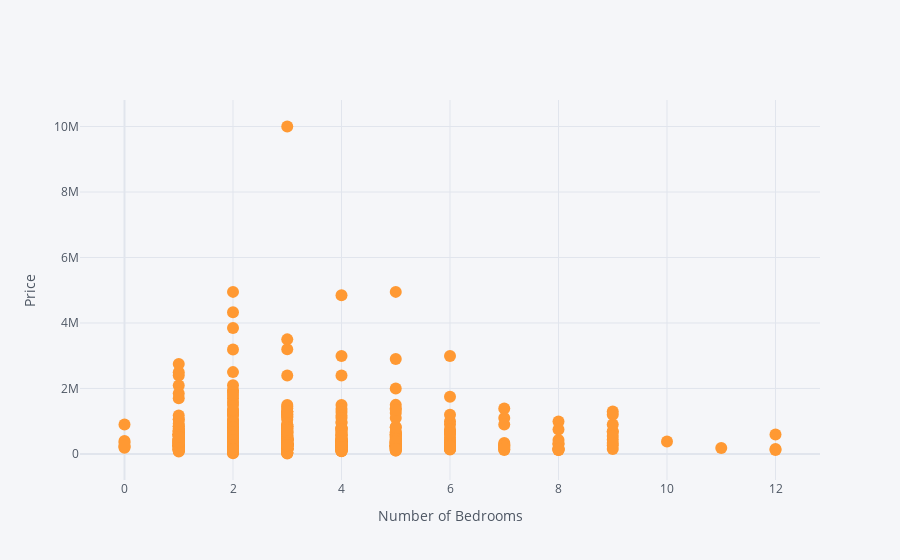

This figure's notebook cell:
### Code cell
df.iplot(kind = "scatter", x = "BdN", y = "Price", mode = "markers", xTitle = "Number of Bedrooms", yTitle = "Price")

### Figure 1 — Plotly figure (JSON) as saved in the notebook; plotly's stock layout.template omitted (floating-point values rounded to 4 significant figures; data arrays with more than 128 entries replaced by an {"elided": "..."} marker saying what was removed)
{"data": [{"line": {"color": "rgba(255, 153, 51, 1.0)", "dash": "solid", "shape": "linear", "width": 1.3}, "marker": {"size": 12, "symbol": "circle"}, "mode": "markers", "name": "Price", "text": "", "type": "scatter", "x": {"elided": "595 int values"}, "y": {"elided": "595 int values"}}], "layout": {"legend": {"bgcolor": "#F5F6F9", "font": {"color": "#4D5663"}}, "paper_bgcolor": "#F5F6F9", "plot_bgcolor": "#F5F6F9", "title": {"font": {"color": "#4D5663"}}, "xaxis": {"gridcolor": "#E1E5ED", "showgrid": true, "tickfont": {"color": "#4D5663"}, "title": {"font": {"color": "#4D5663"}, "text": "Number of Bedrooms"}, "zerolinecolor": "#E1E5ED"}, "yaxis": {"gridcolor": "#E1E5ED", "showgrid": true, "tickfont": {"color": "#4D5663"}, "title": {"font": {"color": "#4D5663"}, "text": "Price"}, "zerolinecolor": "#E1E5ED"}}}
